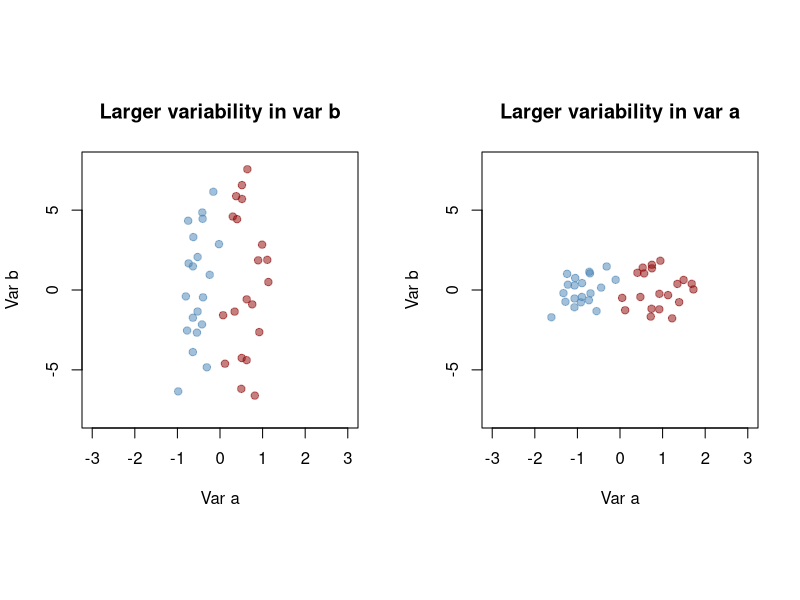
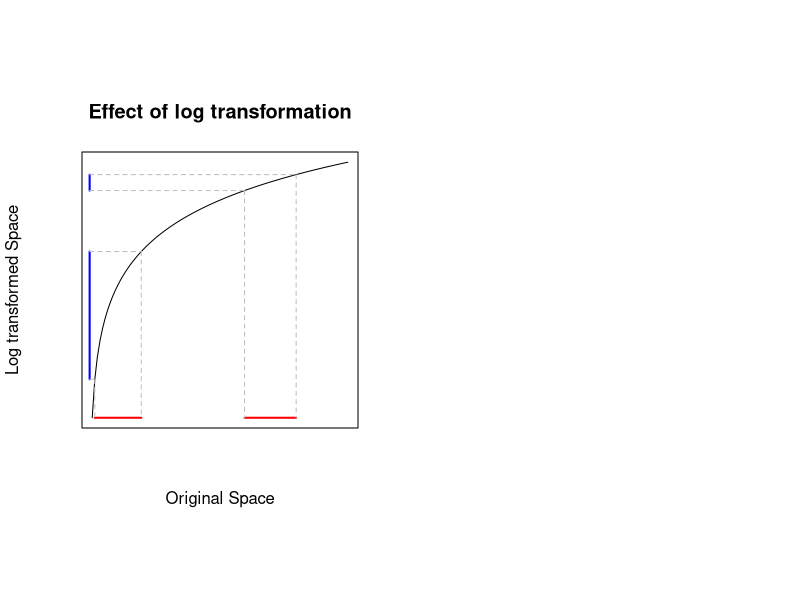
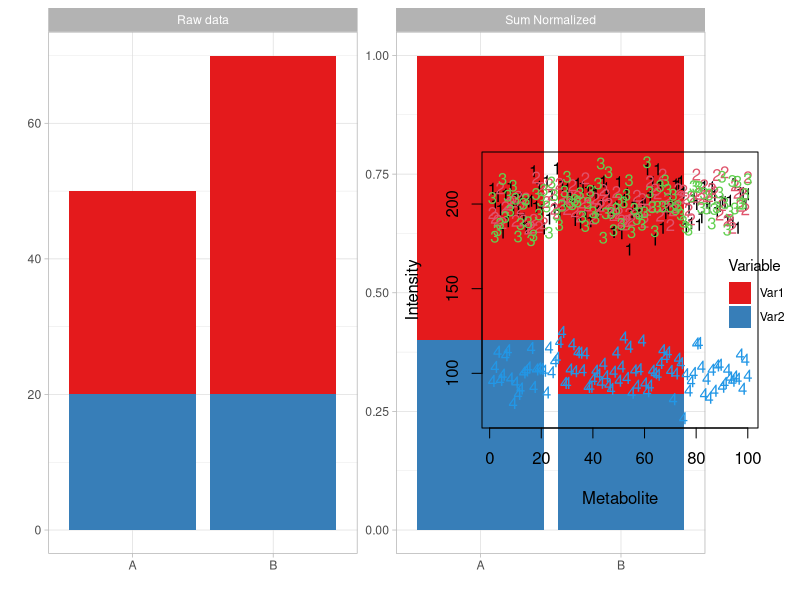
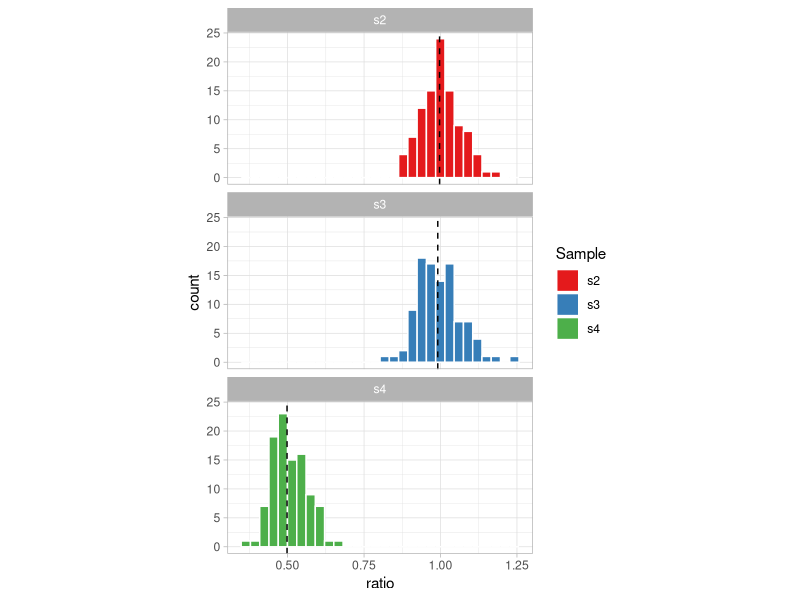

These figures' R source, in order:
## ---- chunk 1
knitr::opts_chunk$set(echo = FALSE)
library(knitr)
library(tidyverse)
library(MASS)
## ---- chunk 2
par(pty="s")
mu1 <- c(-0.5,0)
mu2 <- c(0.5,0)
sigma <- matrix(c(0.1,0, 0, 10), 2)  # Covariance matrix
dummy <- rbind(mvrnorm(20, mu = mu1, Sigma = sigma),
              mvrnorm(20, mu = mu2, Sigma = sigma))

par(mfrow = c(1,2))

plot(dummy, pch = 19, col = rep(c("#4682B480","#8B000080"), each  =20), 
     xlab = "Var a", ylab = "Var b", xlim = c(-3,3), ylim = c(-8,8), main = "Larger variability in var b")

plot(scale(dummy), pch = 19, col = rep(c("#4682B480","#8B000080"), each  =20), 
     xlab = "Var a", ylab = "Var b", xlim = c(-3,3), ylim = c(-8,8), main = "Larger variability in var a")


## ---- chunk 3
curve(log10(x), from = 1, to = 100, xaxt="n", yaxt="n", main = "Effect of log transformation", 
      xlab = "Original Space", ylab = "Log transformed Space") 
segments(2,0,20,0, lwd = 2, col = "red")
segments(60,0,80,0, lwd = 2, col = "red")
segments(2,log10(2),2,0, lwd = 1, col = "gray", lty = 2)
segments(20,log10(20),20,0, lwd = 1, col = "gray", lty = 2)
segments(0,log10(2),0,log10(20), lwd = 2, col = "blue")
segments(0,log10(2),2,log10(2), lwd = 1, col = "gray", lty = 2)
segments(0,log10(20),20,log10(20), lwd = 1, col = "gray", lty = 2)
## 
segments(60,log10(60),60,0, lwd = 1, col = "gray", lty = 2)
segments(80,log10(80),80,0, lwd = 1, col = "gray", lty = 2)
segments(0,log10(60),0,log10(80), lwd = 2, col = "blue")
segments(0,log10(60),60,log10(60), lwd = 1, col = "gray", lty = 2)
segments(0,log10(80),80,log10(80), lwd = 1, col = "gray", lty = 2)
## ---- chunk 4
compdf <- tibble(class = c("A","B"), Var1 = c(30,50), Var2 =  c(20,20)) %>% 
  pivot_longer(-class) %>%
  group_by(class) %>% 
  mutate(sum_norm_value = value/sum(value)) %>% 
  ungroup() %>% 
  pivot_longer(-c("class","name"), names_to = "one", values_to = "two") %>% 
  mutate(one = factor(one, levels = c("value","sum_norm_value"), labels = c("Raw data","Sum Normalized")))

compdf %>% ggplot() + 
  geom_bar(aes(x = class, y = two, fill = name), position="stack", stat="identity") + 
  scale_fill_brewer(palette = "Set1", name = "Variable") + 
  facet_wrap(~one, scales = "free_y") + xlab("") + ylab("") + 
  theme_light()

## ---- chunk 5
s1 <- rnorm(100,200,10)
s2 <- rnorm(100,200,10)
s3 <- rnorm(100,200,10)
s4 <- rnorm(100,100,10)

DM <- rbind(s1,s2,s3,s4)

pqndata <- DM %>% 
  as.data.frame() %>% 
  rownames_to_column()

matplot(t(DM), type = "p", ylab = "Intensity", xlab = "Metabolite")



## ---- chunk 6
PQNratios <- apply(DM[2:4,],1,function(r) r/DM[1,]) %>% 
  as_tibble() %>% 
  pivot_longer(everything()) 

med_pqn <- PQNratios %>% group_by(name) %>% summarise(median = median(value))


PQNratios %>% 
  ggplot() + 
  geom_histogram(aes(x = value, fill = name), col  ="white") + 
  scale_fill_brewer(palette = "Set1", name = "Sample") + 
  geom_vline(data = med_pqn,mapping = aes(xintercept = median), lty = 2) + 
  facet_wrap(~name, ncol = 1) + 
  theme_light() + 
  xlab("ratio") + 
  theme(aspect.ratio = 0.5)
 

## ---- chunk 7
PQNratios %>% 
  group_by(name) %>% 
  summarise(median = median(value))
